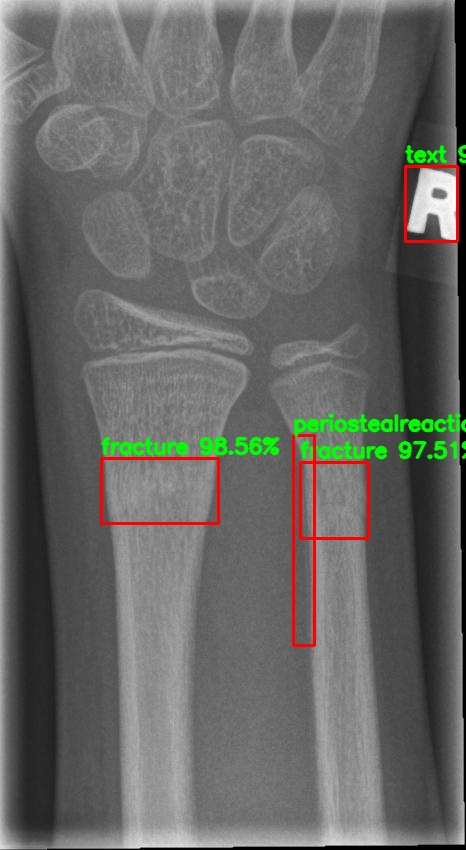
#> input picture modeldetectionimage.jpg, 466 x 850 px
$ python -i adjustimage.py   (imports and definitions only)
#> lines starting #> are read from the running program, lines starting #| are printed output that depends on the picture; after the words box and inside, x2 and y2 are one past the last pixel; in counts of white or black regions, pixels touching at a corner belong together
#> further down, picture is the input picture: shape (850, 466, 3); mean B, G, R 100.2, 103.3, 102.8
# This class was adapted from Martin Evans's (https://stackoverflow.com/users/4985733/martin-evans)
# Stack Overflow answer to Max Gordon's question (https://stackoverflow.com/users/409508/max-gordon)
# The original answer can be found here: https://stackoverflow.com/questions/32435488/align-x-ray-images-find-rotation-rotate-and-crop
import cv2
import numpy as np
from PIL import Image
import math


class AdjustImage(object):
    THRESHOLD = 240

    def subimage(self, image, center, theta, width, height):
        if 45 < theta <= 90:
            theta = theta - 90
            width, height = height, width

        theta *= math.pi / 180  # convert to rad
        v_x = (math.cos(theta), math.sin(theta))
        v_y = (-math.sin(theta), math.cos(theta))
        s_x = center[0] - v_x[0] * (width / 2) - v_y[0] * (height / 2)
        s_y = center[1] - v_x[1] * (width / 2) - v_y[1] * (height / 2)
        mapping = np.array([[v_x[0], v_y[0], s_x], [v_x[1], v_y[1], s_y]])
        return cv2.warpAffine(image, mapping, (width, height), flags=cv2.WARP_INVERSE_MAP, borderMode=cv2.BORDER_REPLICATE)

    def __call__(self, image_source):

        # Save the original image for error handling later
        # Can see if it came in corrupted or something down the line affected it
        image_source_original = image_source
        image_source = np.asarray(image_source)
        init_crop = 5
        dimensions = image_source.ndim
#> dimensions = 3
        h, w = image_source.shape[:2]
#> h = 850; w = 466

        # crop out and add back border for additional definition of x-ray vs image
        image_source = image_source[init_crop:init_crop +
                                    (h-init_crop*2), init_crop:init_crop+(w-init_crop*2)]
        # Add back a white border
        image_source = cv2.copyMakeBorder(
            image_source, 5, 5, 5, 5, cv2.BORDER_CONSTANT, value=(255, 255, 255))
#> image_source: shape (850, 466, 3)

        # Check if image is already in greyscale or not, if not convert it
        if dimensions == 2:
            image_grey = image_source.copy()
        else:
            image_grey = cv2.cvtColor(image_source, cv2.COLOR_BGR2GRAY)
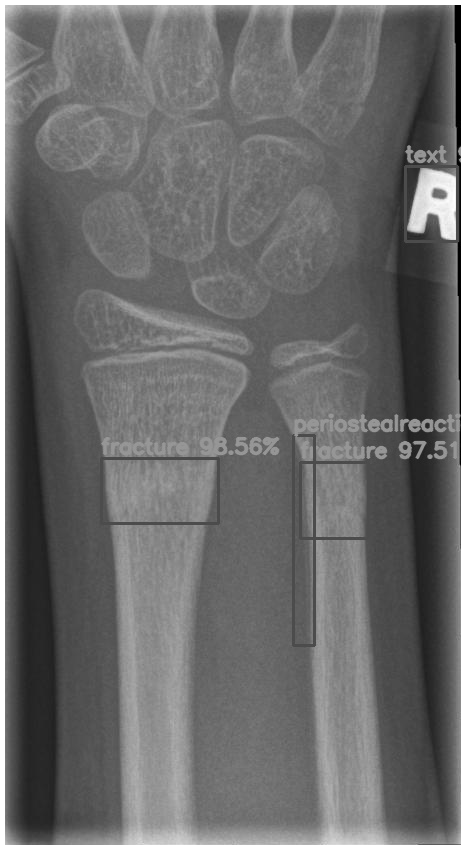
#> image_grey: shape (850, 466); min 0, max 255, mean 107.9
        # Create the thresh of the the greyscale image - using the threshold of TOZERO_INV (a gradient that cuts to 0)
        _, image_thresh = cv2.threshold(
            image_grey, self.THRESHOLD, 255, cv2.THRESH_TOZERO_INV)
        image_thresh2 = image_thresh.copy()

        # Get the canny edge detection
        image_thresh2 = cv2.Canny(image_thresh2, 100, 100, apertureSize=3)
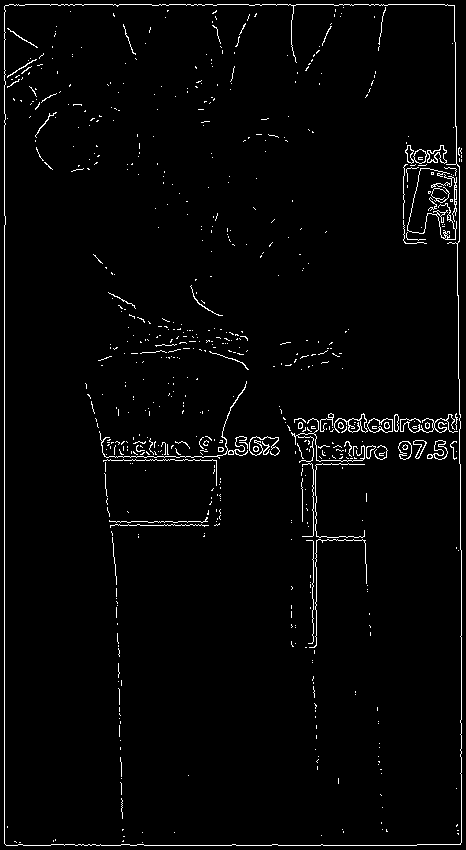
#> image_thresh2: shape (850, 466); 2.4% white in thin lines or dots

        # Get the points from the canny edge detection - sometimes this may error
        # Sometimes the shape found isn't a rectangle, as the corners of the x-ray are obscured/cut off from
        # augmentation. In that case, the original image is returned. The neural network can handle rotation/shear
        # if it has to
        points = cv2.findNonZero(image_thresh2)
#> points = contour of 9375 points, box (x1, y1, x2, y2) (4, 4, 462, 846), area 15946

        # Get the base rectangle of the x-ray
        centre, dimensions, theta = cv2.minAreaRect(points)
#> centre = (232.5, 424.5); dimensions = (841, 457); theta = -90
        rect = cv2.minAreaRect(points)
#> rect = ((232.5, 424.5), (841, 457), -90)

        width = int(dimensions[0])
#> width = 840
        height = int(dimensions[1])
#> height = 456

        box = cv2.boxPoints(rect)
#> box = [[461, 845], [4, 845], [4, 4], [461, 4]]
        box = np.intp(box)
#> box = [[460, 844], [4, 844], [4, 4], [460, 4]]

        temp = image_source.copy()
        cv2.drawContours(temp, [box], 0, (255, 0, 0), 2)
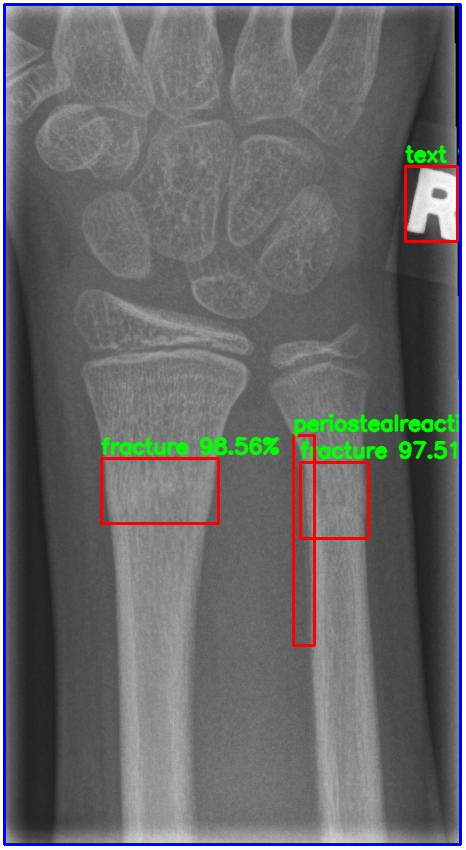
#> temp: shape (850, 466, 3); mean B, G, R 106.7, 104.7, 104.3

        M = cv2.moments(box)
#> M = moments, m00 383040, centre m10/m00, m01/m00 = (232, 424)
        cx = int(M['m10']/M['m00'])
#> cx = 232
        cy = int(M['m01']/M['m00'])
#> cy = 424

        # It assumes the image is already incorrectly rotated - so angle of image + 90 to fix it.
        image_patch = self.subimage(
            image_source, (cx, cy), (theta+90), height, width)
#> in subimage, `s_x = center[0] - v_x[0] * (width / 2) - v_y[0] * (height / 2)`: s_x = 4
#> in subimage, `mapping = np.array([[v_x[0], v_y[0], s_x], [v_x[1], v_y[1], s_y]])`: mapping = [[1, 0, 4], [0, 1, 4]]

        # add back a small border
        image_patch = cv2.copyMakeBorder(
            image_patch, 1, 1, 1, 1, cv2.BORDER_CONSTANT, value=(255, 255, 255))
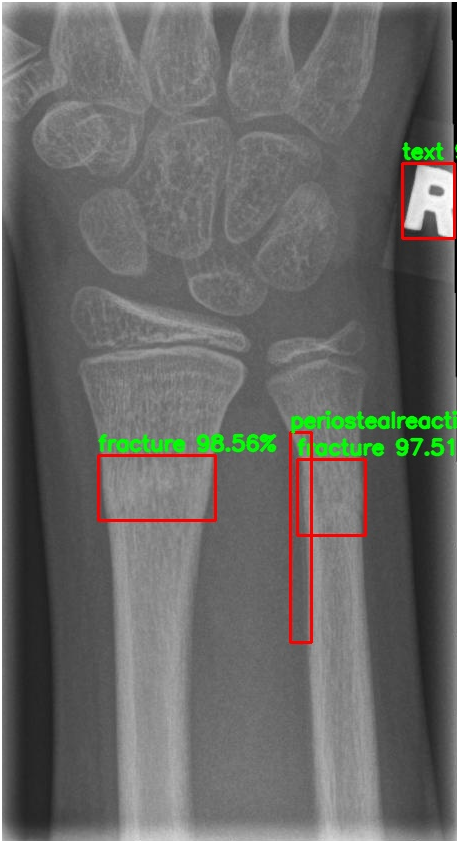
#> image_patch: shape (842, 458, 3); mean B, G, R 101.8, 104.9, 104.4

        # Now find the thresh of the original sub image + do edge detection
        _, image_thresh = cv2.threshold(image_patch, self.THRESHOLD, 255, 1)
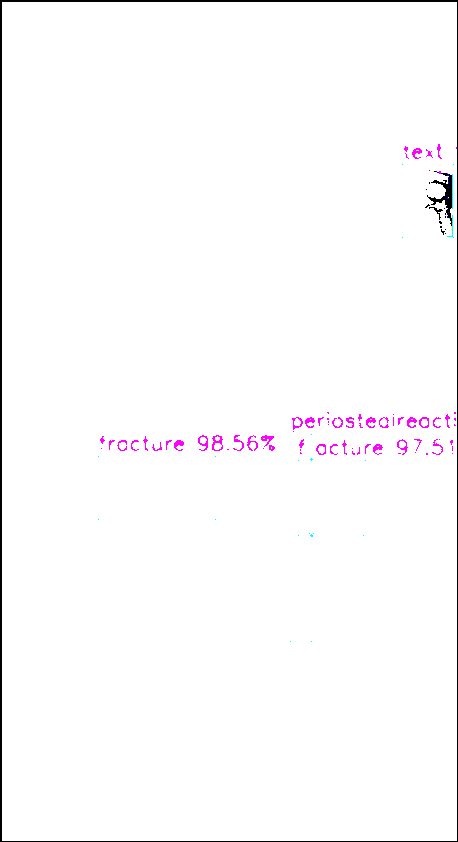
#> image_thresh: shape (842, 458, 3); mean B, G, R 252.1, 251, 252.1
        image_thresh = cv2.Canny(image_thresh, 100, 100, 3)
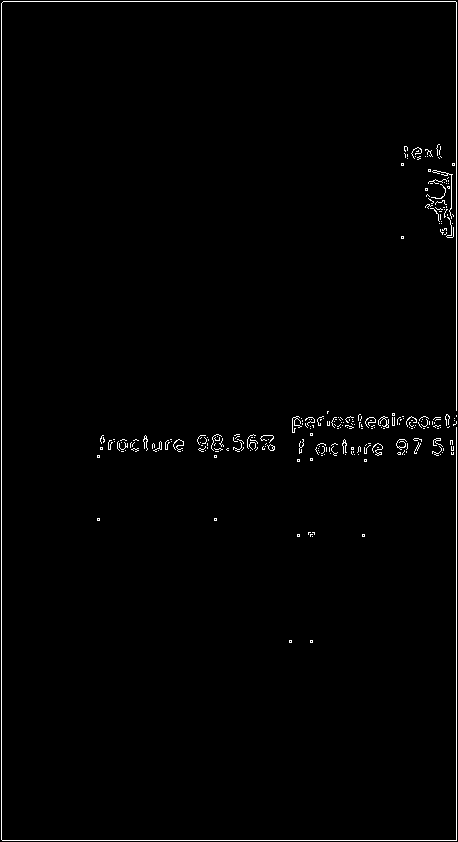
#> image_thresh: shape (842, 458); 1.2% white in thin lines or dots
        points = cv2.findNonZero(image_thresh)
#> points = contour of 4634 points, box (x1, y1, x2, y2) (1, 1, 457, 841), area 1018
        hull = cv2.convexHull(points)
#> hull = [[456, 840], [2, 840], [1, 839], [1, 3], [3, 1], [455, 1], [456, 2]]

        # Find the smallest set of points that contains the image
        for epsilon in range(3, 50):
            hull_simple = cv2.approxPolyDP(hull, epsilon, 1)

            if len(hull_simple) == 4:
                break
#> this loop made 1 pass
#> hull_simple on pass 1: [[456, 840], [1, 839], [3, 1], [456, 2]]

        hull = hull_simple
#> hull = [[456, 840], [1, 839], [3, 1], [456, 2]]

        # Find closest fitting image size and warp/crop to fit

        x, y, w, h = cv2.boundingRect(hull)
#> x = 1; y = 1; w = 456; h = 840
        target_corners = np.array([[0, 0], [w, 0], [w, h], [0, h]], np.float32)
#> target_corners = [[0, 0], [456, 0], [456, 840], [0, 840]]

        # Sort hull into top left,top right,bottom right,bottom left order.

        source_corners = hull.reshape(-1, 2).astype('float32')
#> source_corners = [[456, 840], [1, 839], [3, 1], [456, 2]]
        min_dist = 100000
        index = 0

        for n in range(len(source_corners)):
            x, y = source_corners[n]
            dist = math.hypot(x, y)

            if dist < min_dist:
                index = n
                min_dist = dist
#> this loop made 4 passes
#> (x, y, dist, min_dist) on passes 1 to 3: (456, 840, 955.8, 955.8), (1, 839, 839, 839), (3, 1, 3.16, 3.16)
#> (x, y, dist) on pass 4: (456, 2, 456)
#> after the loop, index = 2; min_dist = 3.16

        # Rotate the array so top left is first

        source_corners = np.roll(source_corners, -(2*index))
#> source_corners = [[3, 1], [456, 2], [456, 840], [1, 839]]

        try:
            # return the adjusted image
            transform = cv2.getPerspectiveTransform(
                np.float32(source_corners), np.float32(target_corners))
#> transform = [[1.01, 0.0024, -3.02], [-0.00222, 1.01, -1], [-2.32e-08, 5.27e-06, 1]]
            var = Image.fromarray(cv2.warpPerspective(
                image_patch, transform, (w, h))).convert('RGB')
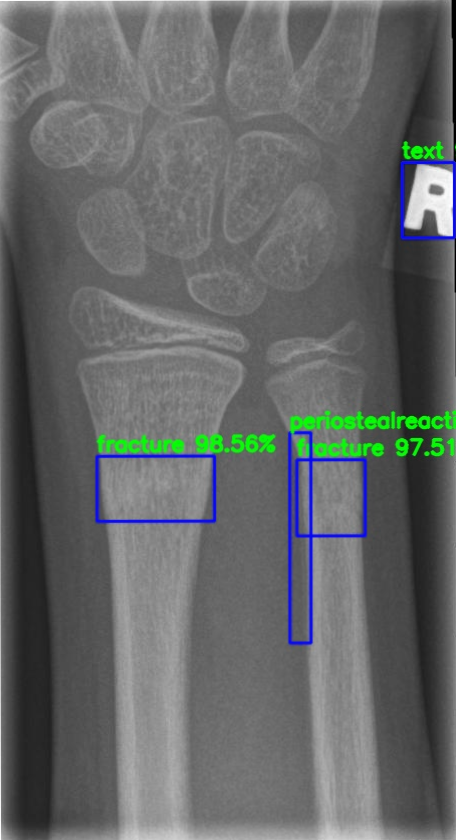
#> var: PIL image 456x840 RGB; mean R, G, B 100.3, 103.5, 103
            return var
        except:
            # We want to return the original image - occasionally (mainly with augmented images)
            # the generated thresh would have more than 4 points. In that case, it's fine for
            # an image not to be adjusted.
            return image_source_original

    def __repr__(self):
        return self.__class__.__name__+'()'

>>> import cv2
>>> picture = cv2.imread('modeldetectionimage.jpg')
>>> result = AdjustImage()(picture)

$ run again, on test.jpg
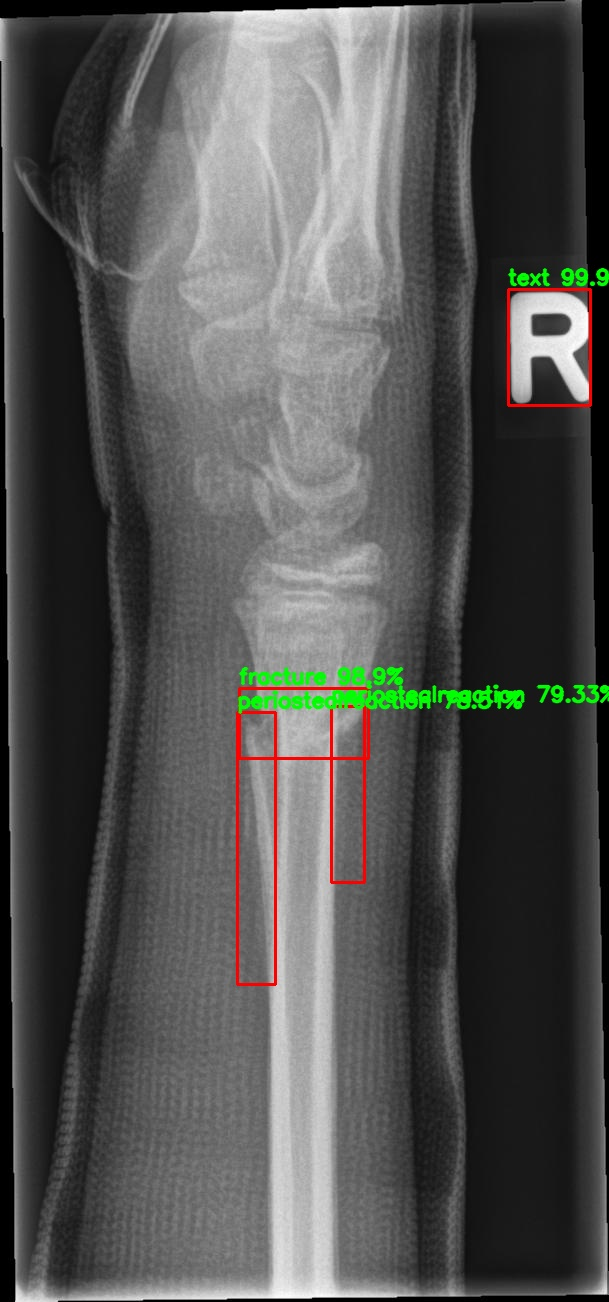
#> input picture test.jpg, 609 x 1302 px
#> picture is the input picture: shape (1302, 609, 3); mean B, G, R 80, 82.1, 81.7
#> in __call__, `image_thresh2 = cv2.Canny(image_thresh2, 100, 100, apertureSize=3)`:
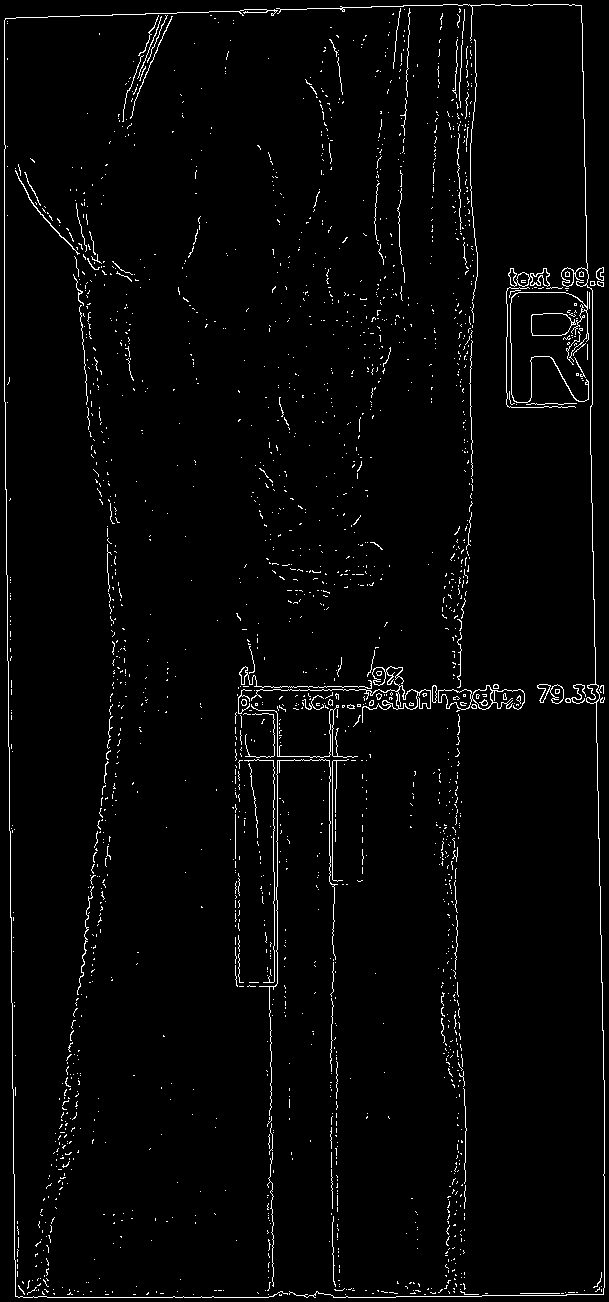
#> image_thresh2: shape (1302, 609); 2.5% white in thin lines or dots
#> in __call__, `points = cv2.findNonZero(image_thresh2)`: points = contour of 19553 points, box (x1, y1, x2, y2) (4, 4, 605, 1298), area 150772
#> in __call__, `centre, dimensions, theta = cv2.minAreaRect(points)`: centre = (304.2, 650.8); dimensions = (599.3, 1292.9); theta = -0.133
#> rect = ((304.2, 650.8), (599.3, 1292.9), -0.133)
#> in __call__, `width = int(dimensions[0])`: width = 599
#> in __call__, `height = int(dimensions[1])`: height = 1292
#> in __call__, `box = cv2.boxPoints(rect)`: box = [[6.09, 1297.9], [3.08, 5.02], [602.4, 3.63], [605.4, 1296.5]]
#> in __call__, `box = np.intp(box)`: box = [[6, 1297], [3, 5], [602, 3], [605, 1296]]
#> temp: shape (1302, 609, 3); mean B, G, R 87.1, 85.5, 85.1
#> M = moments, m00 774212, centre m10/m00, m01/m00 = (304, 650.2)
#> cx = 304
#> cy = 650
#> in subimage, `width, height = height, width`: width = 599; height = 1292
#> s_x = 3
#> s_y = 4.7
#> mapping = [[1, 0.00233, 3], [-0.00233, 1, 4.7]]
#> in __call__, `points = cv2.findNonZero(image_thresh)`: points = contour of 6947 points, box (x1, y1, x2, y2) (0, 0, 600, 1293), area 1913
#> in __call__, `hull = cv2.convexHull(points)`: hull = contour of 12 points, box (x1, y1, x2, y2) (0, 0, 600, 1293), area 772914
#> the loop in __call__, `for epsilon in range(3, 50):` made 1 pass
#> hull_simple on pass 1: [[598, 1292], [0, 1291], [4, 0], [599, 3]]
#> in __call__, `hull = hull_simple`: hull = [[598, 1292], [0, 1291], [4, 0], [599, 3]]
#> in __call__, `x, y, w, h = cv2.boundingRect(hull)`: x = 0; w = 600; h = 1293
#> target_corners = [[0, 0], [600, 0], [600, 1293], [0, 1293]]
#> in __call__, `source_corners = hull.reshape(-1, 2).astype('float32')`: source_corners = [[598, 1292], [0, 1291], [4, 0], [599, 3]]
#> the loop in __call__, `for n in range(len(source_corners)):` made 4 passes
#> (x, y, dist, min_dist) on passes 1 to 3: (598, 1292, 1423.7, 1423.7), (0, 1291, 1291, 1291), (4, 0, 4, 4)
#> after the loop in __call__, `for n in range(len(source_corners)):`: index = 2; min_dist = 4
#> in __call__, `source_corners = np.roll(source_corners, -(2*index))`: source_corners = [[4, 0], [599, 3], [598, 1292], [0, 1291]]
#> transform = [[1.01, 0.00312, -4.03], [-0.00508, 1.01, 0.0203], [-2.63e-06, 3.9e-06, 1]]
#> in __call__, `var = Image.fromarray(cv2.warpPerspective( image_patch, transform, (w,..`:
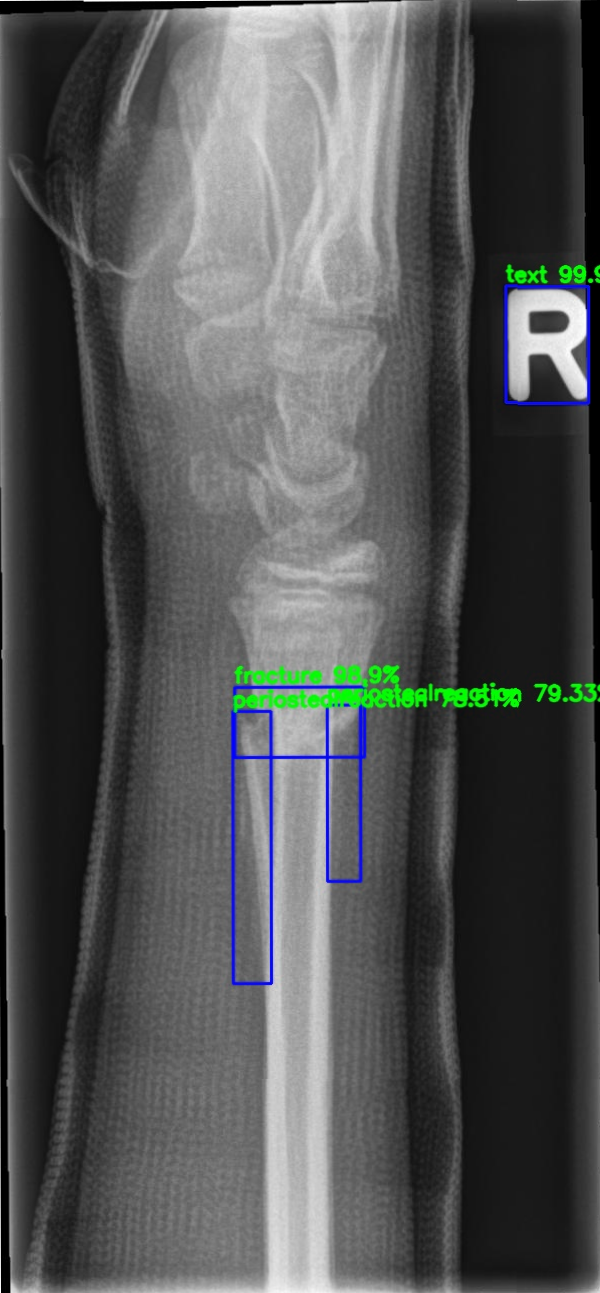
#> var: PIL image 600x1293 RGB; mean R, G, B 81.7, 83.7, 83.4
